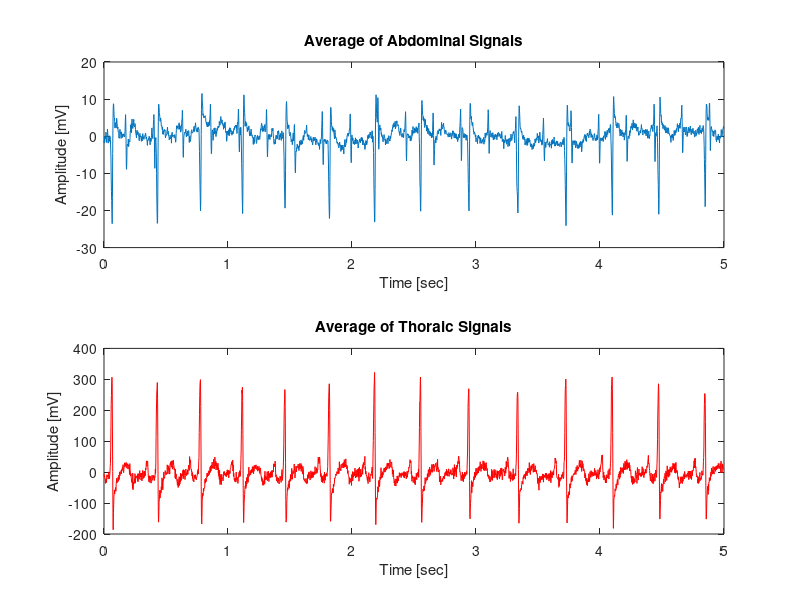

MATLAB code for this plot: (Note: this script raises an error after producing the figure.)
%clearing commands%
clc;
clear all;
close all;
%loading input signal%
load foetal_ecg.dat 
t = foetal_ecg(:,1);%loading time
abdominal = foetal_ecg(:,2:6); %loading  abdominal signals 
thoraic = foetal_ecg(:,7:9) ; %loading  thoraic signals 
avg_abdominal= mean(abdominal,2); %Average of abdominal signals
avg_thoraic= mean(thoraic,2); %Average of thoraic signals
reference=avg_thoraic;
figure
subplot(211);
plot(t,avg_abdominal);
title('Average of Abdominal Signals')
xlabel('Time [sec]');
ylabel('Amplitude [mV]');
subplot(212);%
plot(t,reference,'r');
title('Average of Thoraic Signals')
xlabel('Time [sec]');
ylabel('Amplitude [mV]');
%%
% GENERATING ANC 
% USING LMS ALGORITHM%
nord1 = 8; %order of the filter
mu = .00000001; %value of step size
[W1,Child_E1,Maternal_Y1] = lms(reference,avg_abdominal,mu,nord1);
figure
plot(t,reference,'--k');
hold on
plot(t,Child_E1,'r')
title('SISO System Filter Error & Thoraic LMS');
xlabel('Time [Sec]');
ylabel('Amplitude [mV]');
legend('Mother HB','Child HB');
% USING NLMS ALGORITHM%
nord2 = 8; %order of the filter
beta = 0.00009; %value of beta in NLMS
[W2,Child_E2,Maternal_Y2] = nlms(reference,avg_abdominal,beta,nord2);
figure
plot(t,reference,'--k');
hold on
plot(t,Child_E2,'r')
title('SISO System Filter Error & Thoraic NLMS');
xlabel('Time [Sec]');
ylabel('Amplitude [mV]');
legend('Mother HB','Child HB');
% USING L-LMS ALGORITHM%
nord3 = 20; %order of the filter
gamma = 0.0005; %value of gamma in LLMS
ss3 = 0.000000075; % value of step size
[W3,Child_E3,Maternal_Y3] = llms(reference,avg_abdominal,ss3,gamma,nord3);
figure
plot(t,reference,'--k');
hold on
plot(t,Child_E3,'r')
title('SISO System Filter Error & Thoraic L-LMS');
xlabel('Time [Sec]');
ylabel('Amplitude [mV]');
legend('Mother HB','Child HB');
%%
% SISO Fetus signals
figure
subplot(211)
plot(t,Child_E1)
hold on;
plot(t,Child_E2,'--g')
hold on;
plot(t,Child_E3,'--r')
title('SISO Fetus signals using LMS,NLMS,L-LMS');
xlabel('Time [Sec]');
ylabel('Amplitude [mV]');
axis([0 5 -40 40]);
legend('LMS','NLMS','L-LMS')
%%
%ZOOMED SISO Fetus signals
subplot(212)
plot(t,Child_E1)
hold on;
plot(t,Child_E2,'--g')
hold on;
plot(t,Child_E3,'--r')
title('ZOOMED SISO System Fetus signals using LMS,NLMS,L-LMS');
xlabel('Time [Sec]');
ylabel('Amplitude [mV]');
axis([0 1 -25 14]);
legend('LMS','NLMS','L-LMS')
%%
% SISO Filter outputs
figure
plot(t,Maternal_Y1)
hold on;
plot(t,Maternal_Y2,'--r')
hold on;
plot(t,Maternal_Y3,'--c')
title('SISO System Filter outputs using LMS,NLMS,L-LMS');
xlabel('Time [Sec]');
ylabel('Amplitude [mV]');
legend('LMS','NLMS','L-LMS')
ylabel('Amplitude [mV]');
legend('LMS','NLMS','L-LMS')